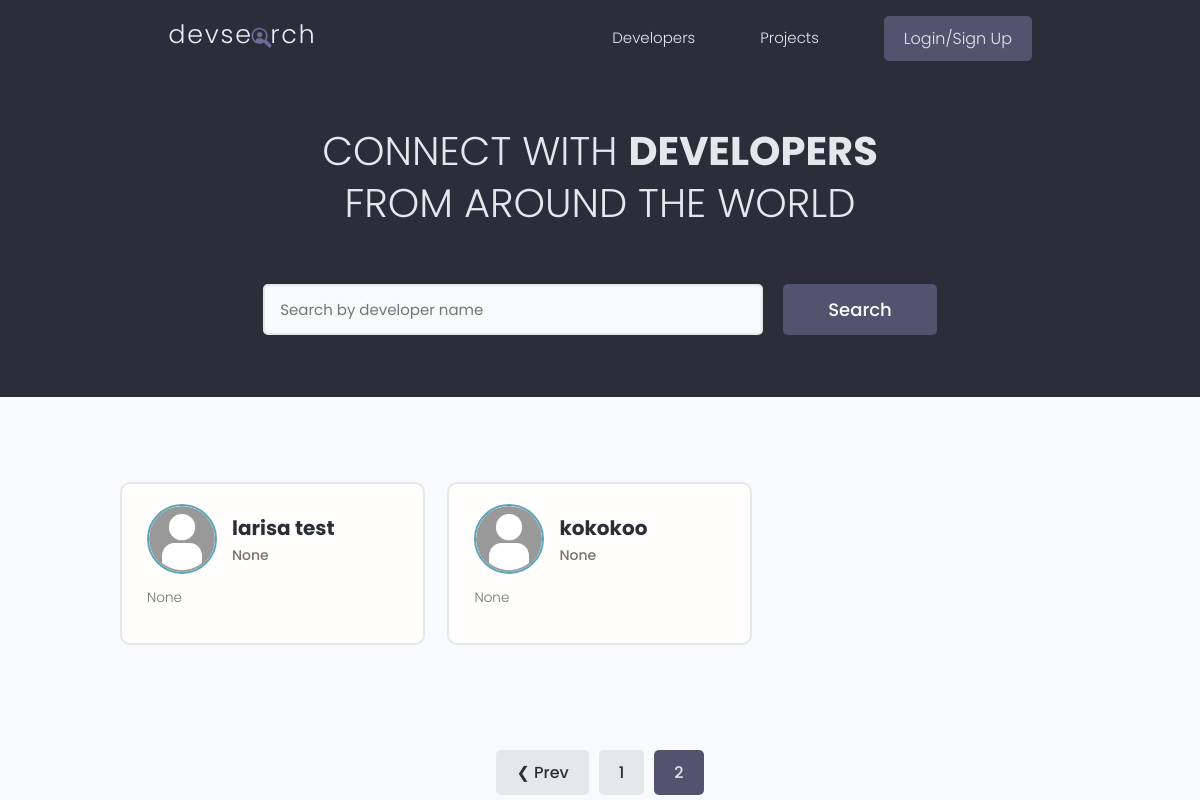
Screenshot of /?page=2 with the database file from the repository.
### users/models.py (models this page shows, shortened)
class Profile(models.Model):
    user = models.OneToOneField(User, on_delete=models.CASCADE, null=True, blank=True)
    name = models.CharField(max_length=200, blank=True, null=True)
    email = models.EmailField(max_length=500, blank=True, null=True)
    username = models.CharField(max_length=200, blank=True, null=True)
    location = models.CharField(max_length=200, blank=True, null=True)
    short_info = models.CharField(max_length=200, blank=True, null=True)
    bio = models.TextField(blank=True, null=True)
    profile_image = models.ImageField(null=True, blank=True, upload_to='profiles/', default='profiles/user-default.jpg')
    social_github = models.CharField(max_length=200, blank=True, null=True)
    social_twitter = models.CharField(max_length=200, blank=True, null=True)
    social_linkedin = models.CharField(max_length=200, blank=True, null=True)
    social_youtube = models.CharField(max_length=200, blank=True, null=True)
    social_website = models.CharField(max_length=200, blank=True, null=True)
    created = models.DateTimeField(auto_now_add=True)
    id = models.UUIDField(default=uuid.uuid4, unique=True, primary_key=True, editable=False)
    class Meta:
        ordering = ['created']
    @property
    def imageURL(self):
        try:
            url = self.profile_image.url
        except:
            url = ''
        return url

### users/views.py (the view)
# urls.py: path('', views.profiles, name="profiles" ),
def profiles(request):
    profiles, search_query = searchProfiles(request)
    custom_range, profiles = paginateProfiles(request, profiles, 3)
    context = {'profiles': profiles, 'search_query': search_query, 'custom_range': custom_range}
    return render(request, 'users/profiles.html', context)

### users/utils.py (called while the page is built)
def paginateProfiles(request, profiles, results):
    page = request.GET.get('page')
    paginator = Paginator(profiles, results)
    try:
        profiles = paginator.page(page)
    except PageNotAnInteger:
        page = 1
        profiles = paginator.page(page)
    except EmptyPage:
        page = paginator.num_pages
        profiles = paginator.page(page)
    leftIndex = (int(page) - 4)
    if leftIndex < 1:
        leftIndex = 1
    rightIndex = (int(page) + 5)
    if rightIndex > paginator.num_pages:
        rightIndex = paginator.num_pages + 1
    custom_range = range(leftIndex, rightIndex)
    return custom_range, profiles

def searchProfiles(request):
    search_query = ''
    if request.GET.get('search_query'):
        search_query = request.GET.get('search_query')
    skills = Skill.objects.filter(name__icontains=search_query)
    profiles = Profile.objects.distinct().filter(
        Q(name__icontains=search_query) |
        Q(short_info__icontains=search_query) |
        Q(skill__in=skills)
    )
    return profiles, search_query

### users/templates/users/profiles.html (shortened to what this page needs)
{% extends 'main.html' %}
{% block content %}
  <main class="home">
    <section class="hero-section text-center">
      <div class="container container--narrow">
        <div class="hero-section__box">
          <h2>CONNECT WITH <span>DEVELOPERS</span></h2>
          <h2>FROM AROUND THE WORLD</h2>
        </div>
        <div class="hero-section__search">
          <form id="searchForm" class="form" action="{% url 'profiles' %}" method="get">
            <div class="form__field">
              <input class="input input--text" id="formInput#search" type="text" name="search_query"
                value="{{search_query}}" placeholder="Search by developer name" />
            </div>
            <input class="btn btn--sub btn--lg" type="submit" value="Search" />
          </form>
        </div>
      </div>
    </section>
    <section class="devlist">
      <div class="container">
        <div class="grid grid--three">
        {% for profile in profiles %}
          <div class="column card">
            <div class="dev">
              <a href="{% url 'user-profile' profile.id %}" class="card__body">
                <div class="dev__profile">
                  <img class="avatar avatar--md" src="{{profile.imageURL}}" alt="image" />
                  <div class="dev__meta">
                    <h3>{{profile.name}}</h3>
                    <h5>{{profile.short_info|slice:"60"}}</h5>
                  </div>
                </div>
                <p class="dev__info">
                  {{profile.bio|slice:"150"}}
                </p>
              </a>
            </div>
          </div>
          {% endfor %}
          </div>
        </div>
    </section>
  {% include 'pagination.html'  with queryset=profiles custom_range=custom_range %}
  </main>
{% endblock content %}

### static/styles/app.css (style rules this page uses)
:root { --color-sub: #2d2d39; }
.btn--sub { background-color: var(--color-sub-light); }
.card { border: 2px solid var(--color-light); }
img { width: 100%; }
.hero-section { height: 40vh; display: flex; align-items: center; background-color: var(--color-sub); }
.hero-section__box { margin-bottom: 4rem; }
.hero-section__box > h2, .hero-section__box > h2 > span { font-size: 4rem; color: var(--color-light); line-height: 1.3; text-transform: uppercase; }
.hero-section__box > h2 { font-weight: 300; }
.hero-section__box > h2 > span { font-weight: 700; }
.hero-section__search > .form { display: flex; align-items: center; justify-content: center; gap: 2rem; }
.hero-section__search > .form input.input--text { width: 50rem; }
.devlist { margin-top: 8rem; }
.devlist .grid { align-items: stretch; }
.devlist .dev .dev__profile { display: flex; align-items: center; gap: 1.5rem; }
.devlist .dev .dev__meta h3 { color: var(--color-sub); font-size: 2rem; font-weight: 700; }
.devlist .dev .dev__meta h5 { color: var(--color-text); font-size: 1.4rem; font-weight: 500; }
.devlist .dev .dev__info { margin: 1.5rem 0; font-size: 1.35rem; line-height: 1.4; text-align: justify; }

### static/uikit/styles/modules/_variables.css (style rules this page uses)
:root { --color-main: #5aa5b9; --color-main-light: #e6faff; --color-sub: #3f4156; --color-sub-light: #51546e; --color-sub-lighter: #ededfd; --color-text: #737373; --color-gray: #8b8b8b; --color-light: #e5e7eb; --color-light-gray: #767676; --color-bg: #f8fafd; --color-white: #fffefd; --color-white-light: #f3f3f3; --color-success: #359e64; --color-success-bg: #def8e8; --color-error: #fc4b0b; --color-error-bg: #fff2ee; --font-base: 'Poppins', arial, helvetica, 'Segoe UI', roboto, ubuntu, sans-serif; --font-monospace: 'Fira Code', 'Courier New', courier, monospace; --font-regular: 300; --font-medium: 500; --font-bold: 700; --generic-shadow: 1px 1px 5px #00000010; --generic-transition: all 0.3s ease-in-out; }

### static/uikit/styles/modules/_base.css (style rules this page uses)
* { margin: 0; padding: 0; box-sizing: border-box; text-rendering: optimizeLegibility; color: inherit; font-size: inherit; }
html { font-size: 50%; }
@media only screen and (min-width: 480px) { html { font-size: 56.25%; } }
@media only screen and (min-width: 1200px) { html { font-size: 62.5%; } }
body { line-height: 1.6; font-weight: 400; font-size: 1.5rem; color: var(--color-text); background-color: var(--color-bg); min-height: 100vh; }

### static/uikit/styles/modules/_typography.css (style rules this page uses)
* { font-family: var(--font-base); }
h2 { font-size: 3.6rem; font-weight: var(--font-bold); }
h3 { font-size: 3.2rem; font-weight: var(--font-medium); }
h5 { font-size: 2.4rem; font-weight: var(--font-medium); }
h5, h6 { font-weight: var(--font-regular); }
p, span, strong { font-size: 1.6rem; color: var(--color-text); font-weight: var(--font-regular); }
a { padding-bottom: 2px; text-decoration: none; display: inline-block; color: var(--color-main); font-weight: var(--font-medium); }

### static/uikit/styles/modules/_utilities.css (style rules this page uses)
.container { width: 92%; max-width: 165rem; margin: 0 auto; box-sizing: border-box; }
.container--narrow { width: 92%; max-width: 120rem; }
@media screen and (min-width: 1000px) { .container { width: 90%; } }
@media screen and (min-width: 1000px) { .container--narrow { width: 85%; } }
@media screen and (min-width: 1200px) { .container { width: 80%; } }
@media screen and (min-width: 1200px) { .container--narrow { width: 72%; } }
.text-center { text-align: center; }

### static/uikit/styles/modules/_avatar.css (style rules this page uses)
.avatar { border-radius: 50%; border: 2px solid var(--color-main); object-fit: cover; }
.avatar--md { height: 7rem; width: 7rem; }

### static/uikit/styles/modules/_button.css (style rules this page uses)
.btn { display: inline-block; position: relative; cursor: pointer; background-color: var(--color-light); font-weight: var(--font-medium); color: var(--color-sub); text-decoration: none; padding: 1rem 2rem; border-radius: 0.5rem; border: none; width: -webkit-fit-content; width: -moz-fit-content; width: fit-content; height: -webkit-fit-content; height: -moz-fit-content; height: fit-content; font-size: 1.6rem; outline-width: 0; outline-color: transparent; -webkit-backface-visibility: hidden; backface-visibility: hidden; transition: all 0.3s ease-in-out; }
.btn--sub { background-color: var(--color-sub); color: var(--color-white); }
.btn--lg { font-size: 1.8rem; padding: 1.2rem 4.5rem; }

### static/uikit/styles/modules/_card.css (style rules this page uses)
.card { border-radius: 1rem; background-color: var(--color-white); border: 1.5px solid var(--color-light); width: auto; height: auto; margin-top: 0.5rem; margin-bottom: 0.5rem; overflow: hidden; }
.card__body, .card__header { padding: 2rem 2.5rem; }

### rows the page displays
Profile: imageURL (placeholder picture), name "larisa test", short_info "None", bio "None"
Profile: imageURL (placeholder picture), name "kokokoo", short_info "None", bio "None"

### other values shown
{{ page }} "1"
{{ page }} "2"
